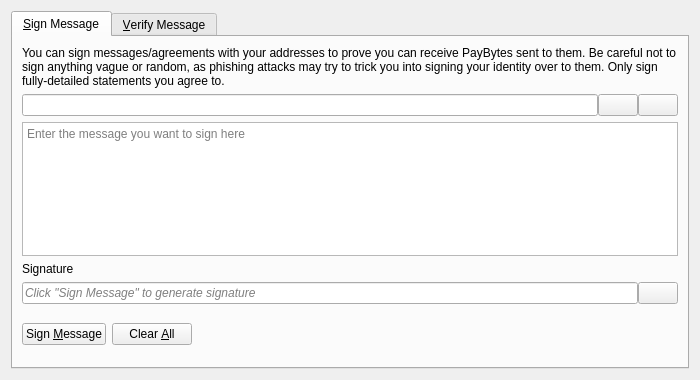
<?xml version="1.0" encoding="UTF-8"?>
<ui version="4.0">
 <class>SignVerifyMessageDialog</class>
 <widget class="QDialog" name="SignVerifyMessageDialog">
  <property name="geometry">
   <rect>
    <x>0</x>
    <y>0</y>
    <width>700</width>
    <height>380</height>
   </rect>
  </property>
  <property name="windowTitle">
   <string>Signatures - Sign / Verify a Message</string>
  </property>
  <property name="modal">
   <bool>true</bool>
  </property>
  <layout class="QVBoxLayout" name="verticalLayout">
   <item>
    <widget class="QTabWidget" name="tabWidget">
     <property name="currentIndex">
      <number>0</number>
     </property>
     <widget class="QWidget" name="tabSignMessage">
      <attribute name="title">
       <string>&amp;Sign Message</string>
      </attribute>
      <layout class="QVBoxLayout" name="verticalLayout_SM">
       <item>
        <widget class="QLabel" name="infoLabel_SM">
         <property name="text">
          <string>You can sign messages/agreements with your addresses to prove you can receive PayBytes sent to them. Be careful not to sign anything vague or random, as phishing attacks may try to trick you into signing your identity over to them. Only sign fully-detailed statements you agree to.</string>
         </property>
         <property name="textFormat">
          <enum>Qt::PlainText</enum>
         </property>
         <property name="wordWrap">
          <bool>true</bool>
         </property>
        </widget>
       </item>
       <item>
        <layout class="QHBoxLayout" name="horizontalLayout_1_SM">
         <property name="spacing">
          <number>0</number>
         </property>
         <item>
          <widget class="QValidatedLineEdit" name="addressIn_SM">
           <property name="toolTip">
            <string>The PayByte address to sign the message with</string>
           </property>
          </widget>
         </item>
         <item>
          <widget class="QPushButton" name="addressBookButton_SM">
           <property name="toolTip">
            <string>Choose previously used address</string>
           </property>
           <property name="text">
            <string/>
           </property>
           <property name="icon">
            <iconset resource="../bitcoin.qrc">
             <normaloff>:/icons/address-book</normaloff>:/icons/address-book</iconset>
           </property>
           <property name="shortcut">
            <string>Alt+A</string>
           </property>
           <property name="autoDefault">
            <bool>false</bool>
           </property>
          </widget>
         </item>
         <item>
          <widget class="QPushButton" name="pasteButton_SM">
           <property name="toolTip">
            <string>Paste address from clipboard</string>
           </property>
           <property name="text">
            <string/>
           </property>
           <property name="icon">
            <iconset resource="../bitcoin.qrc">
             <normaloff>:/icons/editpaste</normaloff>:/icons/editpaste</iconset>
           </property>
           <property name="shortcut">
            <string>Alt+P</string>
           </property>
           <property name="autoDefault">
            <bool>false</bool>
           </property>
          </widget>
         </item>
        </layout>
       </item>
       <item>
        <widget class="QPlainTextEdit" name="messageIn_SM">
         <property name="toolTip">
          <string>Enter the message you want to sign here</string>
         </property>
         <property name="placeholderText">
          <string>Enter the message you want to sign here</string>
         </property>
        </widget>
       </item>
       <item>
        <widget class="QLabel" name="signatureLabel_SM">
         <property name="text">
          <string>Signature</string>
         </property>
         <property name="textFormat">
          <enum>Qt::PlainText</enum>
         </property>
        </widget>
       </item>
       <item>
        <layout class="QHBoxLayout" name="horizontalLayout_2_SM">
         <property name="spacing">
          <number>0</number>
         </property>
         <item>
          <widget class="QLineEdit" name="signatureOut_SM">
           <property name="placeholderText">
            <string>Click "Sign Message" to generate signature</string>
           </property>
           <property name="font">
            <font>
             <italic>true</italic>
            </font>
           </property>
           <property name="readOnly">
            <bool>true</bool>
           </property>
          </widget>
         </item>
         <item>
          <widget class="QPushButton" name="copySignatureButton_SM">
           <property name="toolTip">
            <string>Copy the current signature to the system clipboard</string>
           </property>
           <property name="text">
            <string/>
           </property>
           <property name="icon">
            <iconset resource="../bitcoin.qrc">
             <normaloff>:/icons/editcopy</normaloff>:/icons/editcopy</iconset>
           </property>
           <property name="autoDefault">
            <bool>false</bool>
           </property>
          </widget>
         </item>
        </layout>
       </item>
       <item>
        <layout class="QHBoxLayout" name="horizontalLayout_3_SM">
         <item>
          <widget class="QPushButton" name="signMessageButton_SM">
           <property name="toolTip">
            <string>Sign the message to prove you own this PayByte address</string>
           </property>
           <property name="text">
            <string>Sign &amp;Message</string>
           </property>
           <property name="icon">
            <iconset resource="../bitcoin.qrc">
             <normaloff>:/icons/edit</normaloff>:/icons/edit</iconset>
           </property>
           <property name="autoDefault">
            <bool>false</bool>
           </property>
          </widget>
         </item>
         <item>
          <widget class="QPushButton" name="clearButton_SM">
           <property name="toolTip">
            <string>Reset all sign message fields</string>
           </property>
           <property name="text">
            <string>Clear &amp;All</string>
           </property>
           <property name="icon">
            <iconset resource="../bitcoin.qrc">
             <normaloff>:/icons/remove</normaloff>:/icons/remove</iconset>
           </property>
           <property name="autoDefault">
            <bool>false</bool>
           </property>
          </widget>
         </item>
         <item>
          <spacer name="horizontalSpacer_1_SM">
           <property name="orientation">
            <enum>Qt::Horizontal</enum>
           </property>
           <property name="sizeHint" stdset="0">
            <size>
             <width>40</width>
             <height>48</height>
            </size>
           </property>
          </spacer>
         </item>
         <item>
          <widget class="QLabel" name="statusLabel_SM">
           <property name="font">
            <font>
             <weight>75</weight>
             <bold>true</bold>
            </font>
           </property>
           <property name="text">
            <string/>
           </property>
           <property name="wordWrap">
            <bool>true</bool>
           </property>
          </widget>
         </item>
         <item>
          <spacer name="horizontalSpacer_2_SM">
           <property name="orientation">
            <enum>Qt::Horizontal</enum>
           </property>
           <property name="sizeHint" stdset="0">
            <size>
             <width>40</width>
             <height>48</height>
            </size>
           </property>
          </spacer>
         </item>
        </layout>
       </item>
      </layout>
     </widget>
     <widget class="QWidget" name="tabVerifyMessage">
      <attribute name="title">
       <string>&amp;Verify Message</string>
      </attribute>
      <layout class="QVBoxLayout" name="verticalLayout_VM">
       <item>
        <widget class="QLabel" name="infoLabel_VM">
         <property name="text">
          <string>Enter the receiver's address, message (ensure you copy line breaks, spaces, tabs, etc. exactly) and signature below to verify the message. Be careful not to read more into the signature than what is in the signed message itself, to avoid being tricked by a man-in-the-middle attack. Note that this only proves the signing party receives with the address, it cannot prove sendership of any transaction!</string>
         </property>
         <property name="textFormat">
          <enum>Qt::PlainText</enum>
         </property>
         <property name="alignment">
          <set>Qt::AlignLeading|Qt::AlignLeft|Qt::AlignTop</set>
         </property>
         <property name="wordWrap">
          <bool>true</bool>
         </property>
        </widget>
       </item>
       <item>
        <layout class="QHBoxLayout" name="horizontalLayout_1_VM">
         <property name="spacing">
          <number>0</number>
         </property>
         <item>
          <widget class="QValidatedLineEdit" name="addressIn_VM">
           <property name="toolTip">
            <string>The PayByte address the message was signed with</string>
           </property>
          </widget>
         </item>
         <item>
          <widget class="QPushButton" name="addressBookButton_VM">
           <property name="toolTip">
            <string>Choose previously used address</string>
           </property>
           <property name="text">
            <string/>
           </property>
           <property name="icon">
            <iconset resource="../bitcoin.qrc">
             <normaloff>:/icons/address-book</normaloff>:/icons/address-book</iconset>
           </property>
           <property name="shortcut">
            <string>Alt+A</string>
           </property>
           <property name="autoDefault">
            <bool>false</bool>
           </property>
          </widget>
         </item>
        </layout>
       </item>
       <item>
        <widget class="QPlainTextEdit" name="messageIn_VM">
          <property name="toolTip">
            <string>The signed message to verify</string>
          </property>
          <property name="placeholderText">
            <string>The signed message to verify</string>
          </property>
        </widget>
       </item>
       <item>
        <widget class="QValidatedLineEdit" name="signatureIn_VM">
          <property name="toolTip">
            <string>The signature given when the message was signed</string>
          </property>
          <property name="placeholderText">
            <string>The signature given when the message was signed</string>
          </property>
        </widget>
       </item>
       <item>
        <layout class="QHBoxLayout" name="horizontalLayout_2_VM">
         <item>
          <widget class="QPushButton" name="verifyMessageButton_VM">
           <property name="toolTip">
            <string>Verify the message to ensure it was signed with the specified PayByte address</string>
           </property>
           <property name="text">
            <string>Verify &amp;Message</string>
           </property>
           <property name="icon">
            <iconset resource="../bitcoin.qrc">
             <normaloff>:/icons/transaction_0</normaloff>:/icons/transaction_0</iconset>
           </property>
           <property name="autoDefault">
            <bool>false</bool>
           </property>
          </widget>
         </item>
         <item>
          <widget class="QPushButton" name="clearButton_VM">
           <property name="toolTip">
            <string>Reset all verify message fields</string>
           </property>
           <property name="text">
            <string>Clear &amp;All</string>
           </property>
           <property name="icon">
            <iconset resource="../bitcoin.qrc">
             <normaloff>:/icons/remove</normaloff>:/icons/remove</iconset>
           </property>
           <property name="autoDefault">
            <bool>false</bool>
           </property>
          </widget>
         </item>
         <item>
          <spacer name="horizontalSpacer_1_VM">
           <property name="orientation">
            <enum>Qt::Horizontal</enum>
           </property>
           <property name="sizeHint" stdset="0">
            <size>
             <width>40</width>
             <height>48</height>
            </size>
           </property>
          </spacer>
         </item>
         <item>
          <widget class="QLabel" name="statusLabel_VM">
           <property name="font">
            <font>
             <weight>75</weight>
             <bold>true</bold>
            </font>
           </property>
           <property name="text">
            <string/>
           </property>
           <property name="wordWrap">
            <bool>true</bool>
           </property>
          </widget>
         </item>
         <item>
          <spacer name="horizontalSpacer_2_VM">
           <property name="orientation">
            <enum>Qt::Horizontal</enum>
           </property>
           <property name="sizeHint" stdset="0">
            <size>
             <width>40</width>
             <height>48</height>
            </size>
           </property>
          </spacer>
         </item>
        </layout>
       </item>
      </layout>
     </widget>
    </widget>
   </item>
  </layout>
 </widget>
 <customwidgets>
  <customwidget>
   <class>QValidatedLineEdit</class>
   <extends>QLineEdit</extends>
   <header>qt/qvalidatedlineedit.h</header>
  </customwidget>
 </customwidgets>
 <resources>
  <include location="../bitcoin.qrc"/>
 </resources>
 <connections/>
</ui>
